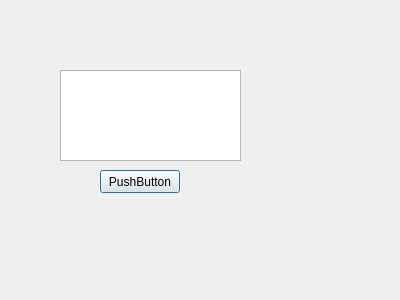
<?xml version="1.0" encoding="UTF-8"?>
<ui version="4.0">
 <class>MyDialog</class>
 <widget class="QDialog" name="MyDialog">
  <property name="geometry">
   <rect>
    <x>0</x>
    <y>0</y>
    <width>400</width>
    <height>300</height>
   </rect>
  </property>
  <property name="windowTitle">
   <string>Dialog</string>
  </property>
  <widget class="QPushButton" name="pushButton">
   <property name="geometry">
    <rect>
     <x>100</x>
     <y>170</y>
     <width>80</width>
     <height>23</height>
    </rect>
   </property>
   <property name="text">
    <string>PushButton</string>
   </property>
  </widget>
  <widget class="QTextEdit" name="textEdit">
   <property name="geometry">
    <rect>
     <x>60</x>
     <y>70</y>
     <width>181</width>
     <height>91</height>
    </rect>
   </property>
  </widget>
 </widget>
 <resources/>
 <connections/>
</ui>
